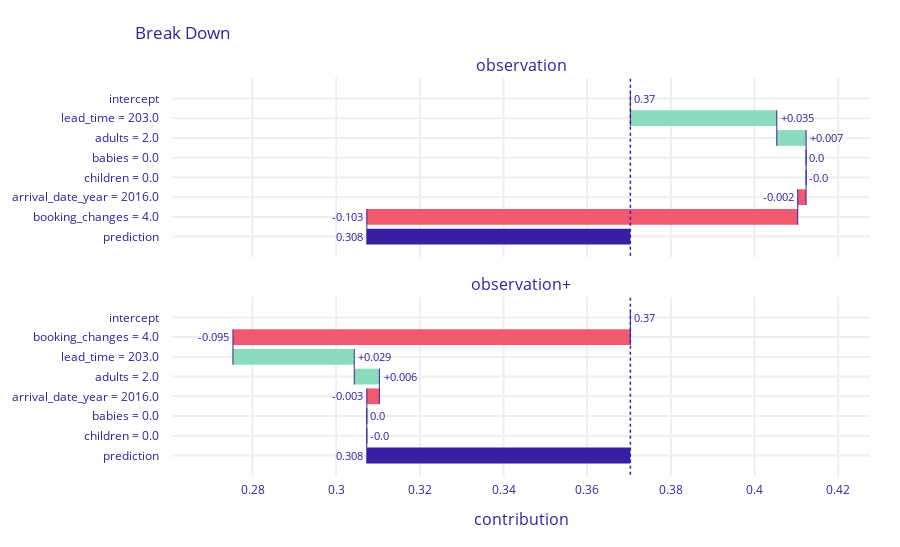

The cell this chart's notebook holds for it:
### Code cell
bd_observation.plot(bd_interactions_observation)

### Figure 1 — Plotly figure (JSON) as saved in the notebook; plotly's stock layout.template omitted (floating-point values rounded to 4 significant figures)
{"data": [{"base": 0.3703, "connector": {"line": {"color": "#371ea3", "dash": "solid", "width": 1}, "mode": "spanning"}, "decreasing": {"marker": {"color": "#f05a71"}}, "hoverinfo": "text+delta", "hoverlabel": {"bgcolor": "rgba(0,0,0,0.8)"}, "hovertext": ["Average response: 0.37<br>Prediction: 0.308", "lead_time = 203.0<br>increases average response by", "adults = 2.0<br>increases average response by", "babies = 0.0<br>decreases average response by", "children = 0.0<br>decreases average response by", "arrival_date_year = 2016.0<br>decreases average response by", "booking_changes = 4.0<br>decreases average response by", "Average response: 0.37<br>Prediction: 0.308"], "increasing": {"marker": {"color": "#8bdcbe"}}, "measure": ["relative", "relative", "relative", "relative", "relative", "relative", "relative", "total"], "orientation": "h", "showlegend": false, "text": ["0.37", "+0.035", "+0.007", "0.0", "-0.0", "-0.002", "-0.103", "0.308"], "textposition": "outside", "totals": {"marker": {"color": "#371ea3"}}, "type": "waterfall", "x": [0, 0.035, 0.007, 0, 0, -0.002, -0.103, -0.062], "xaxis": "x", "y": ["intercept", "lead_time = 203.0", "adults = 2.0", "babies = 0.0", "children = 0.0", "arrival_date_year = 2016.0", "booking_changes = 4.0", "prediction"], "yaxis": "y"}, {"base": 0.3703, "connector": {"line": {"color": "#371ea3", "dash": "solid", "width": 1}, "mode": "spanning"}, "decreasing": {"marker": {"color": "#f05a71"}}, "hoverinfo": "text+delta", "hoverlabel": {"bgcolor": "rgba(0,0,0,0.8)"}, "hovertext": ["Average response: 0.37<br>Prediction: 0.308", "booking_changes = 4.0<br>decreases average response by", "lead_time = 203.0<br>increases average response by", "adults = 2.0<br>increases average response by", "arrival_date_year = 2016.0<br>decreases average response by", "babies = 0.0<br>decreases average response by", "children = 0.0<br>decreases average response by", "Average response: 0.37<br>Prediction: 0.308"], "increasing": {"marker": {"color": "#8bdcbe"}}, "measure": ["relative", "relative", "relative", "relative", "relative", "relative", "relative", "total"], "orientation": "h", "showlegend": false, "text": ["0.37", "-0.095", "+0.029", "+0.006", "-0.003", "0.0", "-0.0", "0.308"], "textposition": "outside", "totals": {"marker": {"color": "#371ea3"}}, "type": "waterfall", "x": [0, -0.095, 0.029, 0.006, -0.003, 0, 0, -0.062], "xaxis": "x2", "y": ["intercept", "booking_changes = 4.0", "lead_time = 203.0", "adults = 2.0", "arrival_date_year = 2016.0", "babies = 0.0", "children = 0.0", "prediction"], "yaxis": "y2"}], "layout": {"annotations": [{"font": {"size": 16}, "showarrow": false, "text": "observation", "x": 0.5, "xanchor": "center", "xref": "paper", "y": 1, "yanchor": "bottom", "yref": "paper"}, {"font": {"size": 16}, "showarrow": false, "text": "observation+", "x": 0.5, "xanchor": "center", "xref": "paper", "y": 0.45, "yanchor": "bottom", "yref": "paper"}, {"font": {"size": 16}, "showarrow": false, "text": "contribution", "x": 0.5, "xanchor": "center", "xref": "paper", "y": 0, "yanchor": "top", "yref": "paper", "yshift": -30}], "font": {"color": "#371ea3"}, "height": 547, "margin": {"b": 71, "r": 30, "t": 78}, "shapes": [{"line": {"color": "#371ea3", "dash": "dot", "width": 1.5}, "type": "line", "x0": 0.3703, "x1": 0.3703, "xref": "x", "y0": -1, "y1": 8, "yref": "y"}, {"line": {"color": "#371ea3", "dash": "dot", "width": 1.5}, "type": "line", "x0": 0.3703, "x1": 0.3703, "xref": "x2", "y0": -1, "y1": 8, "yref": "y2"}], "title": {"text": "Break Down", "x": 0.15}, "xaxis": {"anchor": "y", "automargin": true, "domain": [0, 1], "fixedrange": true, "gridwidth": 2, "matches": "x2", "range": [0.2608, 0.4276], "showticklabels": false, "tickcolor": "white", "ticklen": 3, "ticks": "outside", "type": "linear", "zeroline": false}, "xaxis2": {"anchor": "y2", "automargin": true, "domain": [0, 1], "fixedrange": true, "gridwidth": 2, "range": [0.2608, 0.4276], "tickcolor": "white", "ticklen": 3, "ticks": "outside", "type": "linear", "zeroline": false}, "yaxis": {"anchor": "x", "automargin": true, "autorange": "reversed", "domain": [0.55, 1], "fixedrange": true, "gridwidth": 2, "tickcolor": "white", "ticklen": 10, "ticks": "outside", "type": "category"}, "yaxis2": {"anchor": "x2", "automargin": true, "autorange": "reversed", "domain": [0, 0.45], "fixedrange": true, "gridwidth": 2, "tickcolor": "white", "ticklen": 10, "ticks": "outside", "type": "category"}}}
